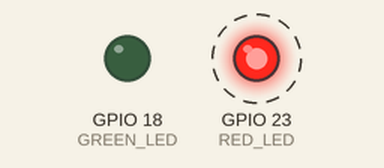
This program was run on a simulated Raspberry Pi (BCM pin numbers). Shown: output pins drawn as LEDs (lit = HIGH). Dashed ring = blinking. What the program prints to the terminal is not drawn.

Above: at 0.5 s.
At 2.5 s:
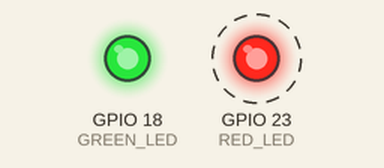
Timing chart, 0 to 5.2 s (numbered marks = the images above):
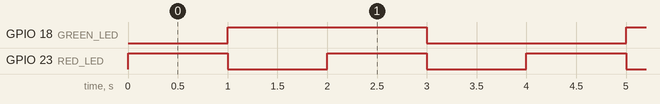

Measured:
- by itself, GPIO 18 (GREEN_LED): alternates HIGH for 2.0 s and LOW for 2.0 s
- by itself, GPIO 23 (RED_LED): alternates HIGH for 1.0 s and LOW for 1.0 s
- by itself, everything shown: repeats every 4.0 s, in 4 steps

The program:

led-on-off.py
```python
#!/usr/bin/env python

import time

import RPi.GPIO as GPIO

MAIL_CHECK_FREQ = 1 # check mail every 60 seconds

GPIO.setwarnings(False)
GPIO.setmode(GPIO.BCM)
# port for Green led
GREEN_LED = 18
# port for red led
RED_LED = 23
GPIO.setup(GREEN_LED, GPIO.OUT)
GPIO.setup(RED_LED, GPIO.OUT)

def loop():

    GPIO.output(RED_LED, True)
    GPIO.output(GREEN_LED, False)
    time.sleep(MAIL_CHECK_FREQ)
    GPIO.output(RED_LED, False)
    GPIO.output(GREEN_LED, True)
    time.sleep(MAIL_CHECK_FREQ)
    GPIO.output(RED_LED, True)
    GPIO.output(GREEN_LED, True)
    time.sleep(MAIL_CHECK_FREQ)
    GPIO.output(RED_LED, False)
    GPIO.output(GREEN_LED, False)
    time.sleep(MAIL_CHECK_FREQ)

if __name__ == '__main__':
    try:
        print 'Press Ctrl-C to quit.'
        while True:
            loop()
    finally:
        GPIO.cleanup()
```
